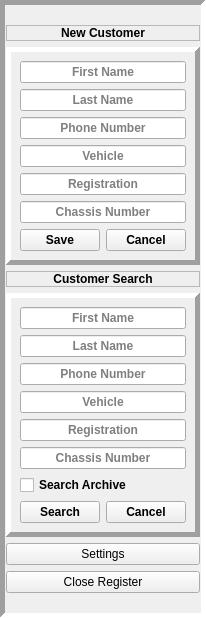
     <widget class="QFrame" name="left_frame">
      <property name="sizePolicy">
       <sizepolicy hsizetype="Preferred" vsizetype="Preferred">
        <horstretch>0</horstretch>
        <verstretch>0</verstretch>
       </sizepolicy>
      </property>
      <property name="layoutDirection">
       <enum>Qt::LeftToRight</enum>
      </property>
      <property name="frameShape">
       <enum>QFrame::Panel</enum>
      </property>
      <property name="frameShadow">
       <enum>QFrame::Sunken</enum>
      </property>
      <property name="lineWidth">
       <number>5</number>
      </property>
      <property name="midLineWidth">
       <number>5</number>
      </property>
      <layout class="QVBoxLayout" name="verticalLayout" stretch="1,3,1,3,0,0">
       <property name="leftMargin">
        <number>1</number>
       </property>
       <property name="topMargin">
        <number>20</number>
       </property>
       <property name="rightMargin">
        <number>1</number>
       </property>
       <property name="bottomMargin">
        <number>20</number>
       </property>
       <item>
        <widget class="QLabel" name="add_customer_label">
         <property name="font">
          <font>
           <family>Arial</family>
           <weight>75</weight>
           <bold>true</bold>
          </font>
         </property>
         <property name="frameShape">
          <enum>QFrame::StyledPanel</enum>
         </property>
         <property name="frameShadow">
          <enum>QFrame::Sunken</enum>
         </property>
         <property name="lineWidth">
          <number>5</number>
         </property>
         <property name="midLineWidth">
          <number>5</number>
         </property>
         <property name="text">
          <string>New Customer</string>
         </property>
         <property name="scaledContents">
          <bool>true</bool>
         </property>
         <property name="alignment">
          <set>Qt::AlignCenter</set>
         </property>
        </widget>
       </item>
       <item>
        <widget class="QFrame" name="customer_entry_box">
         <property name="sizePolicy">
          <sizepolicy hsizetype="Expanding" vsizetype="Expanding">
           <horstretch>1</horstretch>
           <verstretch>1</verstretch>
          </sizepolicy>
         </property>
         <property name="font">
          <font>
           <family>Arial</family>
           <pointsize>9</pointsize>
           <weight>75</weight>
           <bold>true</bold>
          </font>
         </property>
         <property name="frameShape">
          <enum>QFrame::Panel</enum>
         </property>
         <property name="frameShadow">
          <enum>QFrame::Raised</enum>
         </property>
         <property name="lineWidth">
          <number>5</number>
         </property>
         <property name="midLineWidth">
          <number>5</number>
         </property>
         <layout class="QFormLayout" name="formLayout_2">
          <item row="1" column="0" colspan="2">
           <widget class="QLineEdit" name="add_customer_name">
            <property name="sizePolicy">
             <sizepolicy hsizetype="Expanding" vsizetype="Expanding">
              <horstretch>1</horstretch>
              <verstretch>1</verstretch>
             </sizepolicy>
            </property>
            <property name="font">
             <font>
              <family>Arial</family>
              <pointsize>9</pointsize>
              <weight>75</weight>
              <bold>true</bold>
             </font>
            </property>
            <property name="alignment">
             <set>Qt::AlignCenter</set>
            </property>
            <property name="placeholderText">
             <string>First Name</string>
            </property>
           </widget>
          </item>
          <item row="2" column="0" colspan="2">
           <widget class="QLineEdit" name="add_customer_surname">
            <property name="sizePolicy">
             <sizepolicy hsizetype="Expanding" vsizetype="Expanding">
              <horstretch>1</horstretch>
              <verstretch>1</verstretch>
             </sizepolicy>
            </property>
            <property name="font">
             <font>
              <family>Arial</family>
              <pointsize>9</pointsize>
              <weight>75</weight>
              <bold>true</bold>
             </font>
            </property>
            <property name="alignment">
             <set>Qt::AlignCenter</set>
            </property>
            <property name="placeholderText">
             <string>Last Name</string>
            </property>
           </widget>
          </item>
          <item row="3" column="0" colspan="2">
           <widget class="QLineEdit" name="add_customer_phone">
            <property name="sizePolicy">
             <sizepolicy hsizetype="Expanding" vsizetype="Expanding">
              <horstretch>1</horstretch>
              <verstretch>1</verstretch>
             </sizepolicy>
            </property>
            <property name="font">
             <font>
              <family>Arial</family>
              <pointsize>9</pointsize>
              <weight>75</weight>
              <bold>true</bold>
             </font>
            </property>
            <property name="maxLength">
             <number>32767</number>
            </property>
            <property name="alignment">
             <set>Qt::AlignCenter</set>
            </property>
            <property name="placeholderText">
             <string>Phone Number</string>
            </property>
           </widget>
          </item>
          <item row="4" column="0" colspan="2">
           <widget class="QLineEdit" name="add_customer_vehicle">
            <property name="sizePolicy">
             <sizepolicy hsizetype="Expanding" vsizetype="Expanding">
              <horstretch>1</horstretch>
              <verstretch>1</verstretch>
             </sizepolicy>
            </property>
            <property name="font">
             <font>
              <family>Arial</family>
              <pointsize>9</pointsize>
              <weight>75</weight>
              <bold>true</bold>
             </font>
            </property>
            <property name="alignment">
             <set>Qt::AlignCenter</set>
            </property>
            <property name="dragEnabled">
             <bool>false</bool>
            </property>
            <property name="placeholderText">
             <string>Vehicle</string>
            </property>
           </widget>
          </item>
          <item row="5" column="0" colspan="2">
           <widget class="QLineEdit" name="add_customer_plates">
            <property name="sizePolicy">
             <sizepolicy hsizetype="Expanding" vsizetype="Expanding">
              <horstretch>1</horstretch>
              <verstretch>1</verstretch>
             </sizepolicy>
            </property>
            <property name="font">
             <font>
              <family>Arial</family>
              <pointsize>9</pointsize>
              <weight>75</weight>
              <bold>true</bold>
             </font>
            </property>
            <property name="alignment">
             <set>Qt::AlignCenter</set>
            </property>
            <property name="placeholderText">
             <string>Registration</string>
            </property>
           </widget>
          </item>
          <item row="6" column="0" colspan="2">
           <widget class="QLineEdit" name="add_customer_chasis">
            <property name="sizePolicy">
             <sizepolicy hsizetype="Expanding" vsizetype="Expanding">
              <horstretch>1</horstretch>
              <verstretch>1</verstretch>
             </sizepolicy>
            </property>
            <property name="font">
             <font>
              <family>Arial</family>
              <pointsize>9</pointsize>
              <weight>75</weight>
              <bold>true</bold>
             </font>
            </property>
            <property name="alignment">
             <set>Qt::AlignCenter</set>
            </property>
            <property name="dragEnabled">
             <bool>false</bool>
            </property>
            <property name="placeholderText">
             <string>Chassis Number</string>
            </property>
           </widget>
          </item>
          <item row="7" column="0">
           <widget class="QPushButton" name="save_new_customer_button">
            <property name="sizePolicy">
             <sizepolicy hsizetype="Expanding" vsizetype="Expanding">
              <horstretch>1</horstretch>
              <verstretch>0</verstretch>
             </sizepolicy>
            </property>
            <property name="font">
             <font>
              <family>Arial</family>
              <pointsize>9</pointsize>
              <weight>75</weight>
              <bold>true</bold>
             </font>
            </property>
            <property name="text">
             <string>Save</string>
            </property>
           </widget>
          </item>
          <item row="7" column="1">
           <widget class="QPushButton" name="cancel_new_customer_button">
            <property name="sizePolicy">
             <sizepolicy hsizetype="Expanding" vsizetype="Expanding">
              <horstretch>1</horstretch>
              <verstretch>0</verstretch>
             </sizepolicy>
            </property>
            <property name="font">
             <font>
              <family>Arial</family>
              <pointsize>9</pointsize>
              <weight>75</weight>
              <bold>true</bold>
             </font>
            </property>
            <property name="text">
             <string>Cancel</string>
            </property>
           </widget>
          </item>
         </layout>
        </widget>
       </item>
       <item>
        <widget class="QLabel" name="search_customer_label">
         <property name="font">
          <font>
           <family>Arial</family>
           <weight>75</weight>
           <bold>true</bold>
          </font>
         </property>
         <property name="frameShape">
          <enum>QFrame::StyledPanel</enum>
         </property>
         <property name="frameShadow">
          <enum>QFrame::Sunken</enum>
         </property>
         <property name="lineWidth">
          <number>5</number>
         </property>
         <property name="midLineWidth">
          <number>5</number>
         </property>
         <property name="text">
          <string>Customer Search</string>
         </property>
         <property name="textFormat">
          <enum>Qt::AutoText</enum>
         </property>
         <property name="scaledContents">
          <bool>true</bool>
         </property>
         <property name="alignment">
          <set>Qt::AlignCenter</set>
         </property>
        </widget>
       </item>
       <item>
        <widget class="QFrame" name="customer_search_box">
         <property name="sizePolicy">
          <sizepolicy hsizetype="Expanding" vsizetype="Expanding">
           <horstretch>1</horstretch>
           <verstretch>1</verstretch>
          </sizepolicy>
         </property>
         <property name="font">
          <font>
           <family>Arial</family>
           <pointsize>9</pointsize>
           <weight>75</weight>
           <bold>true</bold>
          </font>
         </property>
         <property name="layoutDirection">
          <enum>Qt::LeftToRight</enum>
         </property>
         <property name="frameShape">
          <enum>QFrame::Panel</enum>
         </property>
         <property name="frameShadow">
          <enum>QFrame::Raised</enum>
         </property>
         <property name="lineWidth">
          <number>5</number>
         </property>
         <property name="midLineWidth">
          <number>5</number>
         </property>
         <layout class="QFormLayout" name="formLayout_3">
          <item row="0" column="0" colspan="2">
           <widget class="QLineEdit" name="search_customer_name">
            <property name="sizePolicy">
             <sizepolicy hsizetype="Expanding" vsizetype="Expanding">
              <horstretch>1</horstretch>
              <verstretch>1</verstretch>
             </sizepolicy>
            </property>
            <property name="font">
             <font>
              <family>Arial</family>
              <pointsize>9</pointsize>
              <weight>75</weight>
              <bold>true</bold>
             </font>
            </property>
            <property name="alignment">
             <set>Qt::AlignCenter</set>
            </property>
            <property name="placeholderText">
             <string>First Name</string>
            </property>
           </widget>
          </item>
          <item row="1" column="0" colspan="2">
           <widget class="QLineEdit" name="search_customer_surname">
            <property name="sizePolicy">
             <sizepolicy hsizetype="Expanding" vsizetype="Expanding">
              <horstretch>1</horstretch>
              <verstretch>1</verstretch>
             </sizepolicy>
            </property>
            <property name="font">
             <font>
              <family>Arial</family>
              <pointsize>9</pointsize>
              <weight>75</weight>
              <bold>true</bold>
             </font>
            </property>
            <property name="alignment">
             <set>Qt::AlignCenter</set>
            </property>
            <property name="placeholderText">
             <string>Last Name</string>
            </property>
           </widget>
          </item>
          <item row="2" column="0" colspan="2">
           <widget class="QLineEdit" name="search_customer_phone">
            <property name="sizePolicy">
             <sizepolicy hsizetype="Expanding" vsizetype="Expanding">
              <horstretch>1</horstretch>
              <verstretch>1</verstretch>
             </sizepolicy>
            </property>
            <property name="font">
             <font>
              <family>Arial</family>
              <pointsize>9</pointsize>
              <weight>75</weight>
              <bold>true</bold>
             </font>
            </property>
            <property name="maxLength">
             <number>32767</number>
            </property>
            <property name="alignment">
             <set>Qt::AlignCenter</set>
            </property>
            <property name="placeholderText">
             <string>Phone Number</string>
            </property>
           </widget>
          </item>
          <item row="3" column="0" colspan="2">
           <widget class="QLineEdit" name="search_customer_vehicle">
            <property name="sizePolicy">
             <sizepolicy hsizetype="Expanding" vsizetype="Expanding">
              <horstretch>1</horstretch>
              <verstretch>1</verstretch>
             </sizepolicy>
            </property>
            <property name="font">
             <font>
              <family>Arial</family>
              <pointsize>9</pointsize>
              <weight>75</weight>
              <bold>true</bold>
             </font>
            </property>
            <property name="alignment">
             <set>Qt::AlignCenter</set>
            </property>
            <property name="dragEnabled">
             <bool>false</bool>
            </property>
            <property name="placeholderText">
             <string>Vehicle</string>
            </property>
           </widget>
          </item>
          <item row="4" column="0" colspan="2">
           <widget class="QLineEdit" name="search_customer_plates">
            <property name="sizePolicy">
             <sizepolicy hsizetype="Expanding" vsizetype="Expanding">
              <horstretch>1</horstretch>
              <verstretch>1</verstretch>
             </sizepolicy>
            </property>
            <property name="font">
             <font>
              <family>Arial</family>
              <pointsize>9</pointsize>
              <weight>75</weight>
              <bold>true</bold>
             </font>
            </property>
            <property name="alignment">
             <set>Qt::AlignCenter</set>
            </property>
            <property name="placeholderText">
             <string>Registration</string>
            </property>
           </widget>
          </item>
          <item row="5" column="0" colspan="2">
           <widget class="QLineEdit" name="search_customer_chasis">
            <property name="sizePolicy">
             <sizepolicy hsizetype="Expanding" vsizetype="Expanding">
              <horstretch>1</horstretch>
              <verstretch>1</verstretch>
             </sizepolicy>
            </property>
            <property name="font">
             <font>
              <family>Arial</family>
              <pointsize>9</pointsize>
              <weight>75</weight>
              <bold>true</bold>
             </font>
            </property>
            <property name="alignment">
             <set>Qt::AlignCenter</set>
            </property>
            <property name="dragEnabled">
             <bool>false</bool>
            </property>
            <property name="placeholderText">
             <string>Chassis Number</string>
            </property>
           </widget>
          </item>
          <item row="7" column="0">
           <widget class="QPushButton" name="search_customer_button">
            <property name="sizePolicy">
             <sizepolicy hsizetype="Expanding" vsizetype="Expanding">
              <horstretch>1</horstretch>
              <verstretch>0</verstretch>
             </sizepolicy>
            </property>
            <property name="font">
             <font>
              <family>Arial</family>
              <pointsize>9</pointsize>
              <weight>75</weight>
              <bold>true</bold>
             </font>
            </property>
            <property name="text">
             <string>Search</string>
            </property>
           </widget>
          </item>
          <item row="7" column="1">
           <widget class="QPushButton" name="cancel_search_customer_button">
            <property name="sizePolicy">
             <sizepolicy hsizetype="Expanding" vsizetype="Expanding">
              <horstretch>1</horstretch>
              <verstretch>0</verstretch>
             </sizepolicy>
            </property>
            <property name="font">
             <font>
              <family>Arial</family>
              <pointsize>9</pointsize>
              <weight>75</weight>
              <bold>true</bold>
             </font>
            </property>
            <property name="text">
             <string>Cancel</string>
            </property>
           </widget>
          </item>
          <item row="6" column="0" colspan="2">
           <widget class="QCheckBox" name="archive_checkbox">
            <property name="text">
             <string>Search Archive</string>
            </property>
           </widget>
          </item>
         </layout>
        </widget>
       </item>
       <item>
        <widget class="QPushButton" name="settings_button">
         <property name="text">
          <string>Settings</string>
         </property>
        </widget>
       </item>
       <item>
        <widget class="QPushButton" name="close_register_button">
         <property name="text">
          <string>Close Register</string>
         </property>
        </widget>
       </item>
      </layout>
     </widget>
